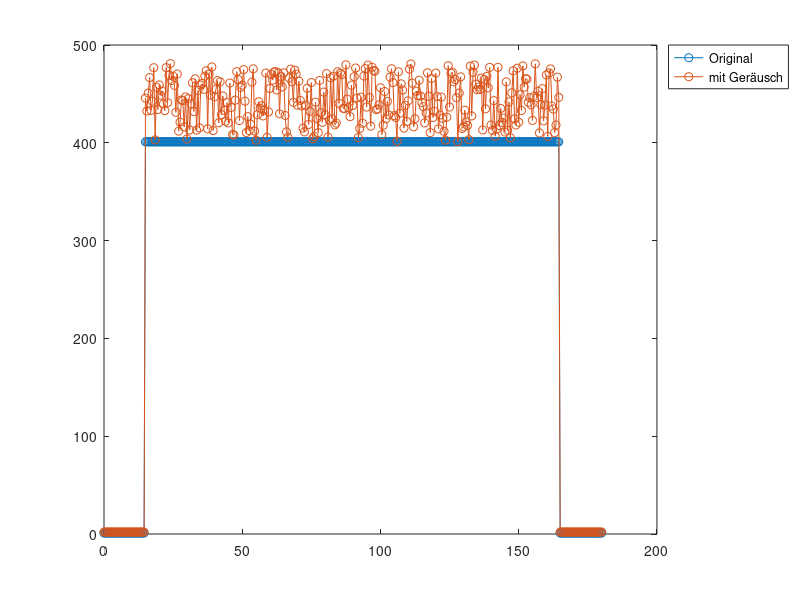

MATLAB code for this plot: (Note: this script raises an error after producing the figure.)
% Beschreibung: Implementation vom Test 1 in der Dokumentation

%% Signalerzeugung %%
% Erzeugen des Signals mit Gauß-Rauschen, Nebenbedingung: alle Werte von 
% Geräusch ist großer als 0
snr_dB = 7;
signalPowerConfig = 'measured';
midVal = 400;
repeatedTimeValMid = 150;%Ton = 2*repeatedTimeValMid
tVal = 0:0.5:180;
tComp = 90;
xVal = midVal*rectpuls(tVal-tComp,repeatedTimeValMid)+1;
onIntervalBegin = (180*2-repeatedTimeValMid/0.5)/2 + 1;
onIntervalEnd = onIntervalBegin + repeatedTimeValMid/0.5 -1;
noise = abs(awgn(xVal(onIntervalBegin:onIntervalEnd),snr_dB,signalPowerConfig));
ampCoef = 0.2;
noise = mod(noise,midVal*ampCoef);
xnVal = [xVal(1:onIntervalBegin-1) noise xVal(onIntervalEnd+1:end)];
xnVal = xnVal + xVal;
draw = 1;
if draw == 1
    figure('Name','Das Originalsignal und Signal mit Rauschen');
    plot(tVal,xVal,'-o',tVal,xnVal,'-o');
    legend('Original','mit Geräusch','Location','northeastoutside');
end
%% Berechnung der Wirkung des Filters %%

% slopeO: Steigung des Originalzustandes, slopeF: Steigung nach dem Filtern,
% diff_x: Wirkung des Filters auf einen Bereich

% Das vom Maximally-Flat-Methode-entworfene Filter
phase = 1;
filterObj = filterMaximallyFlatFIR_p4;
output = filterIIR(xnVal, tVal, filterObj, draw, phase, ...
    'Maximally Flat Methode-Filterergebnis');
slopeO = slopeArray(xnVal(onIntervalBegin:onIntervalEnd), ...
    tVal(onIntervalBegin:onIntervalEnd));
slopeF = slopeArray(output(onIntervalBegin:onIntervalEnd), ...
    tVal(onIntervalBegin:onIntervalEnd));
slopeO = rms(slopeO);
slopeF = rms(slopeF);
diff_mf = 20.*log10(slopeF./slopeO);

% Das vom Window-Kaiser-Methode-entworfene Filter
phase = 2;
filterObj = filterWindowKaiser_p10;
output = filterFIR(xnVal, tVal, filterObj, draw, phase, ...
    'Window Kaiser Methode-Filterergebnis');
slopeO = slopeArray(xnVal(onIntervalBegin:onIntervalEnd), ...
    tVal(onIntervalBegin:onIntervalEnd));
slopeF = slopeArray(output(onIntervalBegin:onIntervalEnd), ...
    tVal(onIntervalBegin:onIntervalEnd));
slopeO = rms(slopeO);
slopeF = rms(slopeF);
diff_wk = 20.*log10(slopeF./slopeO);

% Das vom Least-Squares-Methode-entworfene Filter
phase = 2;
filterObj = filterLeastSquares_p11;
output = filterFIR(xnVal, tVal, filterObj, draw, phase, ...
    'Least Squares Methode-Filterergebnis');
slopeO = slopeArray(xnVal(onIntervalBegin:onIntervalEnd), ...
    tVal(onIntervalBegin:onIntervalEnd));
slopeF = slopeArray(output(onIntervalBegin:onIntervalEnd), ...
    tVal(onIntervalBegin:onIntervalEnd));
slopeO = rms(slopeO);
slopeF = rms(slopeF);
diff_lsq = 20.*log10(slopeF./slopeO);

% Das vom Equiripple-Methode-entworfenen Filter
phase = 2;
filterObj = filterEquiripple_p3;
output = filterFIR(xnVal, tVal, filterObj, draw, phase, ...
    'Equiripple Methode-Filterergebnis');
slopeO = slopeArray(xnVal(onIntervalBegin:onIntervalEnd), ...
    tVal(onIntervalBegin:onIntervalEnd));
slopeF = slopeArray(output(onIntervalBegin:onIntervalEnd), ...
    tVal(onIntervalBegin:onIntervalEnd));
slopeO = rms(slopeO);
slopeF = rms(slopeF);
diff_eq = 20.*log10(slopeF./slopeO);

% Das vom Window-Bartlett-Methode-entworfene Filter
phase = 2;
filterObj = filterWindowBarlett_p2;
output = filterFIR(xnVal, tVal, filterObj, draw, phase, ...
    'Window Bartlett Methode-Filterergebnis');
slopeO = slopeArray(xnVal(onIntervalBegin:onIntervalEnd), ...
    tVal(onIntervalBegin:onIntervalEnd));
slopeF = slopeArray(output(onIntervalBegin:onIntervalEnd), ...
    tVal(onIntervalBegin:onIntervalEnd));
slopeO = rms(slopeO);
slopeF = rms(slopeF);
diff_wb = 20.*log10(slopeF./slopeO);

% Das vom Window-Rectangular-Methode-entworfene Filter
phase = 2;
filterObj = filterWindowRectangular_p3;
output = filterFIR(xnVal, tVal, filterObj, draw, phase, ...
    'Window Rectangular Methode-Filterergebnis');
slopeO = slopeArray(xnVal(onIntervalBegin:onIntervalEnd), ...
    tVal(onIntervalBegin:onIntervalEnd));
slopeF = slopeArray(output(onIntervalBegin:onIntervalEnd), ...
    tVal(onIntervalBegin:onIntervalEnd));
slopeO = rms(slopeO);
slopeF = rms(slopeF);
diff_wr = 20.*log10(slopeF./slopeO);

% Das vom Window-Triangular-Methode-entworfenen Filter
phase = 2;
filterObj = filterWindowTriangular_p1;
output = filterFIR(xnVal, tVal, filterObj, draw, phase, ...
    'Window Triangular Methode-Filterergebnis');
slopeO = slopeArray(xnVal(onIntervalBegin:onIntervalEnd), ...
    tVal(onIntervalBegin:onIntervalEnd));
slopeF = slopeArray(output(onIntervalBegin:onIntervalEnd), ...
    tVal(onIntervalBegin:onIntervalEnd));
slopeO = rms(slopeO);
slopeF = rms(slopeF);
diff_wt = 20.*log10(slopeF./slopeO);

clear slopeO slopeF